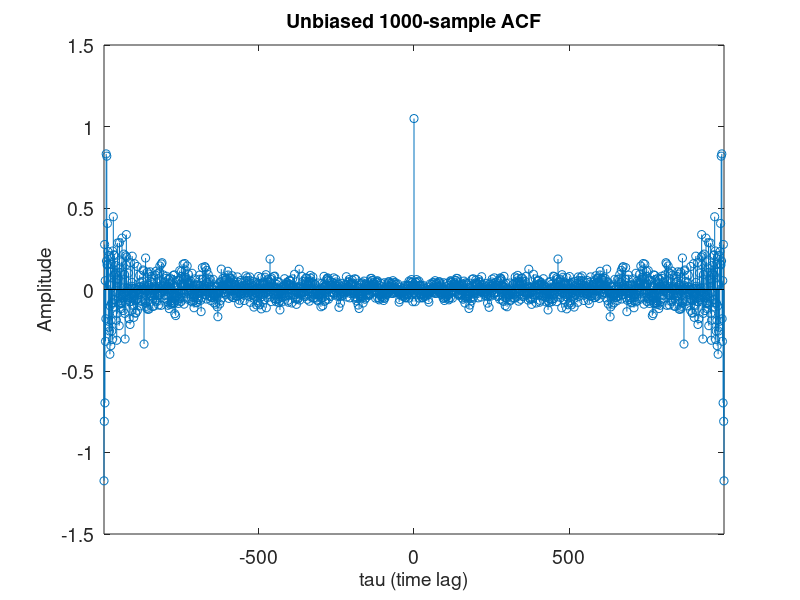
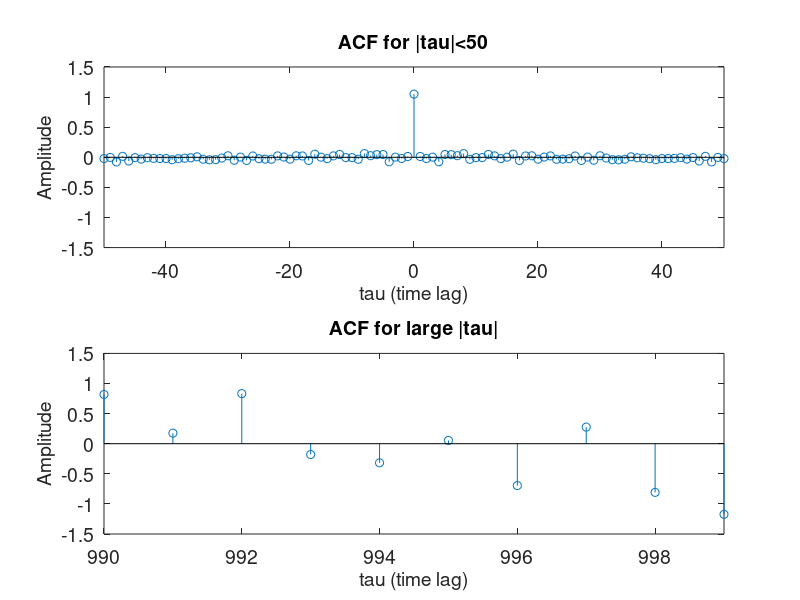
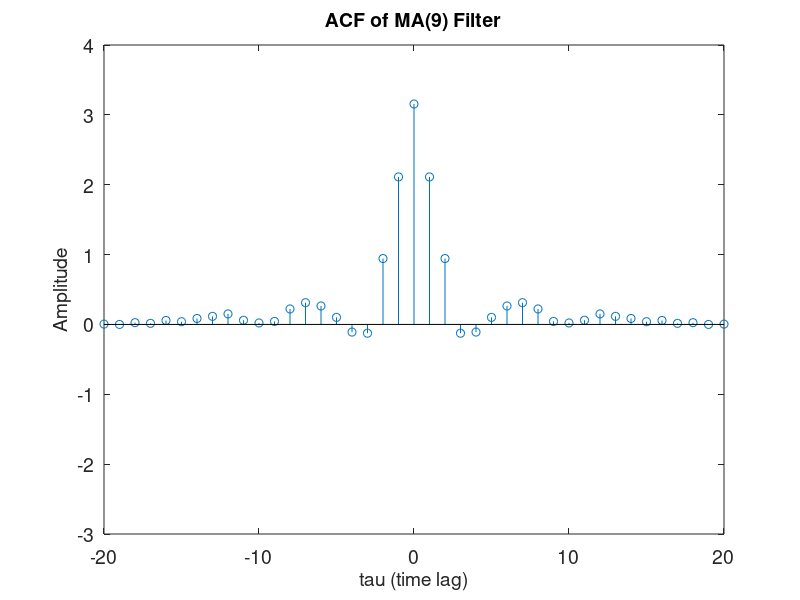

Here is the MATLAB script that generated these plots, in order:
%part 2-1
x=randn(1,1000);
[acf_x,lags]=xcorr(x,'unbiased');
stem(lags,acf_x);
xlim([lags(1) lags(length(lags))]); %lags are offset by 1,000 acf[-999] corresponds to acf[1] in matlab
xlabel('tau (time lag)'); ylabel('Amplitude'); title('Unbiased 1000-sample ACF');
figure;
subplot(2,1,1);
stem(lags,acf_x);
xlim([lags(950) lags(1050)]);
xlabel('tau (time lag)'); ylabel('Amplitude'); title('ACF for |tau|<50');
subplot(2,1,2);
stem(lags,acf_x);
xlim([lags(1990) lags(1999)]);
xlabel('tau (time lag)'); ylabel('Amplitude'); title('ACF for large |tau|');
%MA process
y=filter(ones(3,1),[1],x);
[acf_y,lgs]=xcorr(y,'unbiased');
figure;
stem(lgs,acf_y);
xlim([-20 20]);
xlabel('tau (time lag)'); ylabel('Amplitude'); title('ACF of MA(9) Filter');


fh = findall(0,'Type','Figure');
set( findall(fh, '-property', 'fontsize'), 'fontsize', 14);





